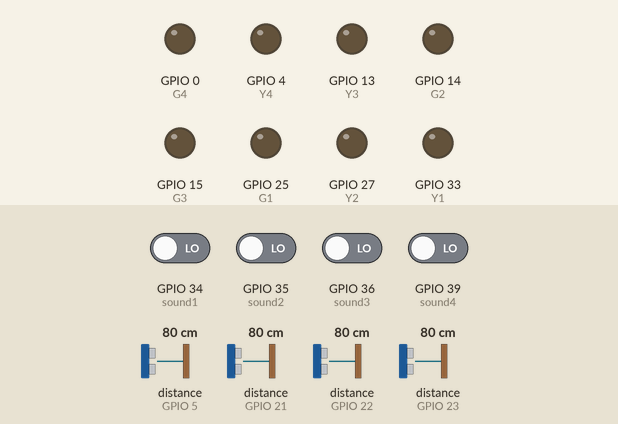
Bench run of a sketch on a simulated ESP32. Shown: output pins drawn as LEDs (lit = HIGH). Inputs (shaded band) come from the test bench; at power-on: GPIO 34 (sound1), GPIO 35 (sound2), GPIO 36 (sound3), GPIO 39 (sound4) LOW, distance to the obstacle (sensors on GPIO 5, GPIO 21, GPIO 22, GPIO 23) 80 cm. The echo pulse lasts 58.3 µs per cm; WiFi joins after 1.5 s; servers stay silent unless stated; pins used as bus, display or sensor lines are not drawn; what the sketch prints to the serial monitor is not drawn.

Above: at 2.7 s.
2.8 s: GPIO 34 (sound1) driven HIGH
At 3.5 s:
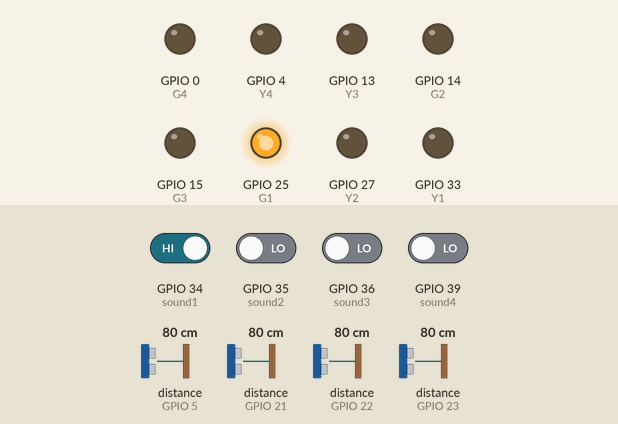
4.3 s: GPIO 34 (sound1) driven LOW
At 5.3 s:
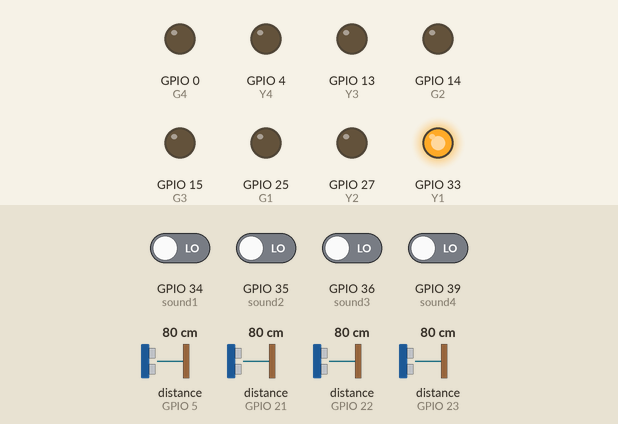
15.5 s: GPIO 35 (sound2) driven HIGH
At 16.7 s:
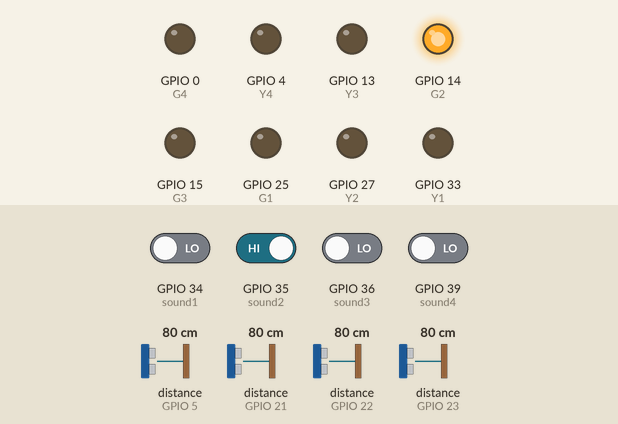
17.0 s: GPIO 35 (sound2) driven LOW
At 17.5 s:
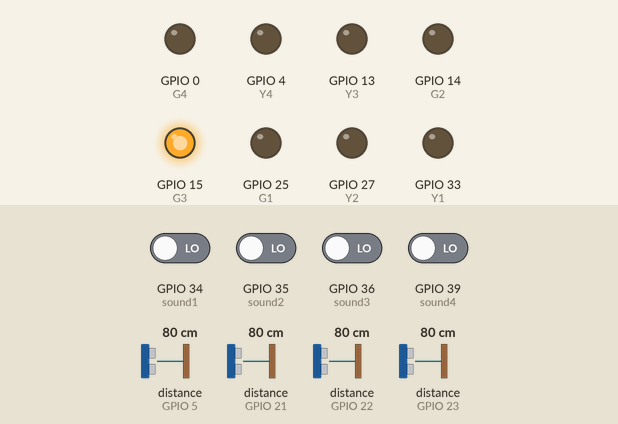
29.5 s: GPIO 36 (sound3) driven HIGH
At 29.9 s:
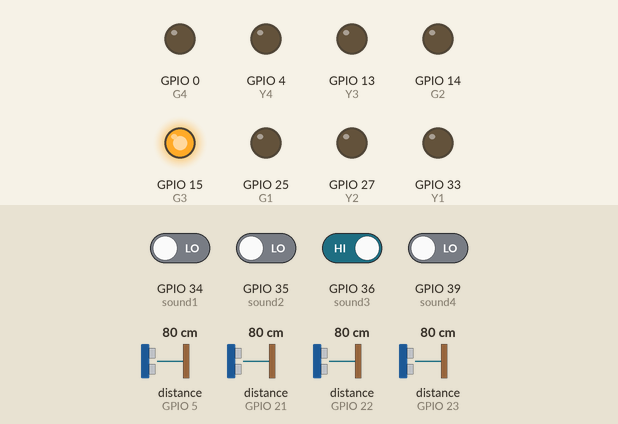
Timing chart, 0 to 32.0 s (numbered marks = the images above; inputs shaded):
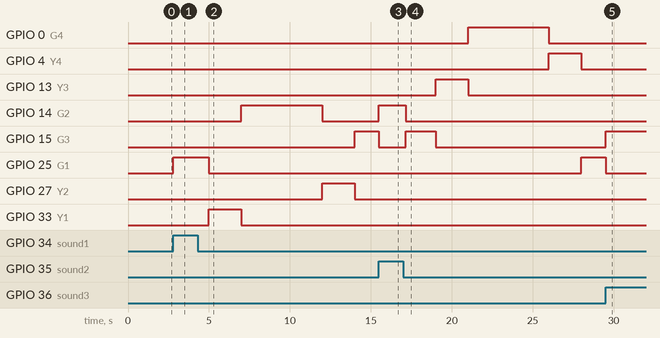

Measured:
- after the input at 2.8 s, GPIO 25 (G1): LOW → HIGH at once
- after the input at 4.3 s, GPIO 14 (G2): LOW → HIGH after 2.7 s, → LOW 5.0 s later; GPIO 15 (G3): LOW → HIGH after 9.7 s; GPIO 25 (G1): HIGH → LOW after 0.70 s; GPIO 27 (Y2): LOW → HIGH after 7.7 s, → LOW 2.0 s later; GPIO 33 (Y1): LOW → HIGH after 0.70 s, → LOW 2.0 s later
- after the input at 15.5 s, GPIO 14 (G2): LOW → HIGH at once; GPIO 15 (G3): HIGH → LOW at once
- after the input at 17.0 s, GPIO 0 (G4): LOW → HIGH after 4.0 s, → LOW 5.0 s later; GPIO 4 (Y4): LOW → HIGH after 9.0 s, → LOW 2.0 s later; GPIO 13 (Y3): LOW → HIGH after 2.0 s, → LOW 2.0 s later; GPIO 14 (G2): HIGH → LOW after 0.15 s; GPIO 15 (G3): LOW → HIGH after 0.15 s, → LOW 1.9 s later
- after the input at 29.5 s, GPIO 15 (G3): LOW → HIGH at once; GPIO 25 (G1): HIGH → LOW at once

The sketch:

esp_program.ino
```cpp
#include <WiFi.h>
#include <Firebase_ESP_Client.h>

// Provide the token generation process info
#include "addons/TokenHelper.h"
#include "addons/RTDBHelper.h"

// ---------------- Credentials ----------------
#define WIFI_SSID "TrafficControlWiFi"
#define WIFI_PASSWORD "traffic1234"

#define API_KEY "AIzaSyDnxolDMt6S8wvXQ3EMxV9hQQSZOkwS-iM"
#define DATABASE_URL "https://smart-traffic-system-2a0ed-default-rtdb.firebaseio.com"
#define USER_EMAIL "alranfal@gmail.com"
#define USER_PASSWORD "12345678"

// ---------------- Firebase Objects ----------------
FirebaseData fbdo;
FirebaseAuth auth;
FirebaseConfig config;
bool signupOK = false;

// ---------------- Pin Definitions ----------------
// Road 1 (North)
const int trig1 = 16, echo1 = 21, sound1 = 34;
const int R1 = 32, Y1 = 33, G1 = 25;

// Road 2 (East)
const int trig2 = 17, echo2 = 22, sound2 = 35;
const int R2 = 26, Y2 = 27, G2 = 14;

// Road 3 (South)
const int trig3 = 18, echo3 = 23, sound3 = 36;
const int R3 = 12, Y3 = 13, G3 = 15;

// Road 4 (West)
const int trig4 = 19, echo4 = 5, sound4 = 39;
const int R4 = 2, Y4 = 4, G4 = 0;

// ---------------- Timing Variables ----------------
unsigned long previousMillis = 0;
int currentRoad = 1;      // Which road is currently green
int trafficState = 0;     // 0 = Green, 1 = Yellow
int greenDuration = 5000; // Default 5 seconds (will change based on density)
const int yellowDuration = 2000;

// Emergency Variables
bool emergencyActive = false;
int emergencyRoad = 0;

void setup() {
  Serial.begin(115200);

  // Set Pin Modes
  pinMode(trig1, OUTPUT); pinMode(echo1, INPUT); pinMode(sound1, INPUT);
  pinMode(trig2, OUTPUT); pinMode(echo2, INPUT); pinMode(sound2, INPUT);
  pinMode(trig3, OUTPUT); pinMode(echo3, INPUT); pinMode(sound3, INPUT);
  pinMode(trig4, OUTPUT); pinMode(echo4, INPUT); pinMode(sound4, INPUT);

  pinMode(R1, OUTPUT); pinMode(Y1, OUTPUT); pinMode(G1, OUTPUT);
  pinMode(R2, OUTPUT); pinMode(Y2, OUTPUT); pinMode(G2, OUTPUT);
  pinMode(R3, OUTPUT); pinMode(Y3, OUTPUT); pinMode(G3, OUTPUT);
  pinMode(R4, OUTPUT); pinMode(Y4, OUTPUT); pinMode(G4, OUTPUT);

  // Default all to Red
  setAllRed();

  // Connect to Wi-Fi
  WiFi.begin(WIFI_SSID, WIFI_PASSWORD);
  Serial.print("Connecting to Wi-Fi");
  while (WiFi.status() != WL_CONNECTED) {
    Serial.print(".");
    delay(300);
  }
  Serial.println("\nConnected!");

  // Assign the API key, URL, and User Auth
  config.api_key = API_KEY;
  config.database_url = DATABASE_URL;
  auth.user.email = USER_EMAIL;
  auth.user.password = USER_PASSWORD;
  config.token_status_callback = tokenStatusCallback;

  // Initialize Firebase
  Firebase.begin(&config, &auth);
  Firebase.reconnectWiFi(true);
}

void loop() {
  // 1. Check for Emergencies FIRST (Overrides everything)
  checkEmergencies();

  if (emergencyActive) {
    // If emergency, lock the lights and update Firebase
    handleEmergency();
  } else {
    // 2. Normal Traffic Cycle Management (Non-blocking)
    manageTrafficLights();
  }
}

// ---------------- Function: Traffic Light Cycle ----------------
void manageTrafficLights() {
  unsigned long currentMillis = millis();
  int currentDuration = (trafficState == 0) ? greenDuration : yellowDuration;

  if (currentMillis - previousMillis >= currentDuration) {
    previousMillis = currentMillis;

    if (trafficState == 0) {
      // Switch from Green to Yellow
      trafficState = 1;
      setYellow(currentRoad);
    } else {
      // Switch from Yellow to next road's Green
      trafficState = 0;
      currentRoad++;
      if (currentRoad > 4) currentRoad = 1; // Loop back to Road 1

      // Before turning green, check the traffic density to decide duration!
      String intensity = checkDensity(currentRoad);
      greenDuration = (intensity == "high") ? 10000 : 5000; // 10s for high, 5s for low

      setGreen(currentRoad);

      // Update Firebase with new colors and intensity
      updateFirebase(currentRoad, intensity);
    }
  }
}

// ---------------- Function: Ultrasonic Logic ----------------
String checkDensity(int road) {
  int trig, echo;
  if (road == 1) { trig = trig1; echo = echo1; }
  else if (road == 2) { trig = trig2; echo = echo2; }
  else if (road == 3) { trig = trig3; echo = echo3; }
  else { trig = trig4; echo = echo4; }

  // Send ping
  digitalWrite(trig, LOW); delayMicroseconds(2);
  digitalWrite(trig, HIGH); delayMicroseconds(10);
  digitalWrite(trig, LOW);

  long duration = pulseIn(echo, HIGH, 30000); // 30ms timeout
  int distance = duration * 0.034 / 2;

  // Assume car is present if distance is less than 10cm (adjust for your model!)
  if (distance > 0 && distance < 10) return "high";
  return "low";
}

// ---------------- Function: Emergency Sound Logic ----------------
void checkEmergencies() {
  // Read digital signal from sound sensors. (1 = Siren detected)
  if (digitalRead(sound1) == HIGH) { emergencyActive = true; emergencyRoad = 1; }
  else if (digitalRead(sound2) == HIGH) { emergencyActive = true; emergencyRoad = 2; }
  else if (digitalRead(sound3) == HIGH) { emergencyActive = true; emergencyRoad = 3; }
  else if (digitalRead(sound4) == HIGH) { emergencyActive = true; emergencyRoad = 4; }

  // If the sirens stop, resume normal traffic
  if (digitalRead(sound1) == LOW && digitalRead(sound2) == LOW &&
      digitalRead(sound3) == LOW && digitalRead(sound4) == LOW) {
    if (emergencyActive) {
      emergencyActive = false;
      // Tell React the emergency is over
      Firebase.RTDB.setBool(&fbdo, "junction1/emergency/active", false);
      setGreen(currentRoad); // Resume normal lights
    }
  }
}

void handleEmergency() {
  setAllRed(); // Make everyone stop

  // Give the emergency road a green light
  if (emergencyRoad == 1) { digitalWrite(R1, LOW); digitalWrite(G1, HIGH); }
  if (emergencyRoad == 2) { digitalWrite(R2, LOW); digitalWrite(G2, HIGH); }
  if (emergencyRoad == 3) { digitalWrite(R3, LOW); digitalWrite(G3, HIGH); }
  if (emergencyRoad == 4) { digitalWrite(R4, LOW); digitalWrite(G4, HIGH); }

  // Push emergency alert to Firebase so React banner drops down
  String roadName = "Road " + String(emergencyRoad);
  Firebase.RTDB.setBool(&fbdo, "junction1/emergency/active", true);
  Firebase.RTDB.setString(&fbdo, "junction1/emergency/road", roadName);
}

// ---------------- LED Helper Functions ----------------
void setAllRed() {
  digitalWrite(R1, HIGH); digitalWrite(Y1, LOW); digitalWrite(G1, LOW);
  digitalWrite(R2, HIGH); digitalWrite(Y2, LOW); digitalWrite(G2, LOW);
  digitalWrite(R3, HIGH); digitalWrite(Y3, LOW); digitalWrite(G3, LOW);
  digitalWrite(R4, HIGH); digitalWrite(Y4, LOW); digitalWrite(G4, LOW);
}

void setGreen(int road) {
  setAllRed();
  if (road == 1) { digitalWrite(R1, LOW); digitalWrite(G1, HIGH); }
  if (road == 2) { digitalWrite(R2, LOW); digitalWrite(G2, HIGH); }
  if (road == 3) { digitalWrite(R3, LOW); digitalWrite(G3, HIGH); }
  if (road == 4) { digitalWrite(R4, LOW); digitalWrite(G4, HIGH); }
}

void setYellow(int road) {
  setAllRed();
  if (road == 1) { digitalWrite(R1, LOW); digitalWrite(Y1, HIGH); }
  if (road == 2) { digitalWrite(R2, LOW); digitalWrite(Y2, HIGH); }
  if (road == 3) { digitalWrite(R3, LOW); digitalWrite(Y3, HIGH); }
  if (road == 4) { digitalWrite(R4, LOW); digitalWrite(Y4, HIGH); }
}

// ---------------- Firebase Sync Function ----------------
void updateFirebase(int greenRoad, String intensity) {
  // Build a fast JSON object to push all updates at once
  FirebaseJson json;

  for (int i = 1; i <= 4; i++) {
    String roadPath = "road" + String(i);
    String color = (i == greenRoad) ? "green" : "red";
    // For simplicity, we just log the intensity of the road that just turned green
    String roadIntensity = (i == greenRoad) ? intensity : "low";

    json.set(roadPath + "/color", color);
    json.set(roadPath + "/intensity", roadIntensity);
  }

  // Push the entire updated junction state to the cloud
  Firebase.RTDB.updateNode(&fbdo, "junction1", &json);
}
```
